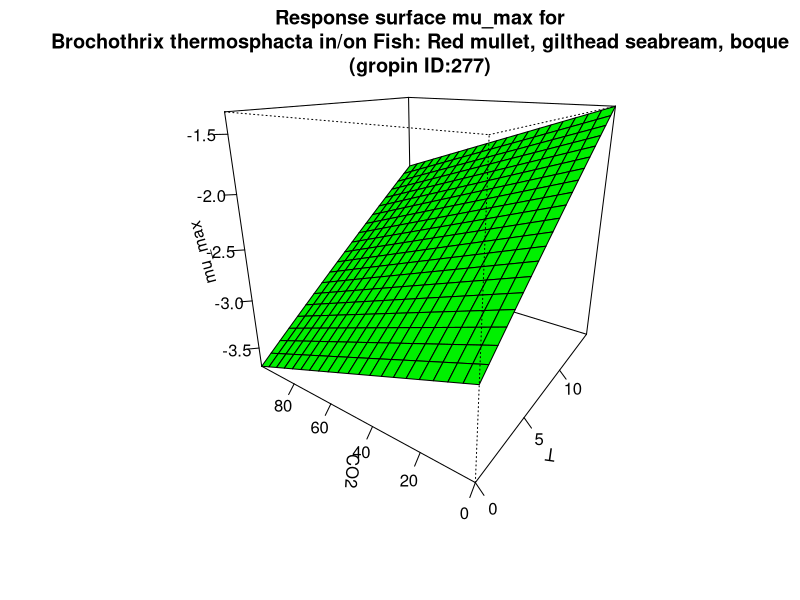

Generate this figure with R:
#############################
# start of Parameter script
#############################
T <- seq(0,14.985014985015,length.out=21)
CO2 <- seq(0,99.9000999000999,length.out=21)
#############################
# end of Parameter script
#############################
############################# 
# start of Model script Gropin ID 277 
#############################
 
# constant coefficients for this model
mref <- 0.0556
dco2 <- 0.00815
Ea <- 68.2
 
variables <- data.frame(T,CO2)
argumentsPar <- expand.grid(variables)
 
# heart of the model
response_surface <- function(T,CO2) {
   mumax <-(log(mref)-(dco2*CO2)+(Ea/0.00831)*((1/273)-(1/(T+273))))

return(mumax=mumax)
} 

# output parameters
mumax <- cbind(argumentsPar,response_surface(argumentsPar['T'],argumentsPar['CO2']))
colnames(mumax) <- c(colnames(argumentsPar),'mumax')
#############################
# End of Model script
#############################
############################# 
# start of Visualisation script Gropin ID 277 
#############################
persp(T,CO2,matrix(unlist(mumax$mumax),nrow=21),col = 'green',xlab='T',ylab='CO2',zlab='mu_max',main='Response surface mu_max for
Brochothrix thermosphacta in/on Fish: Red mullet, gilthead seabream, boque
(gropin ID:277)',theta=305,phi=20,shade=0.25,ticktype = 'detailed')
#############################
# End of Visualisation script
#############################
